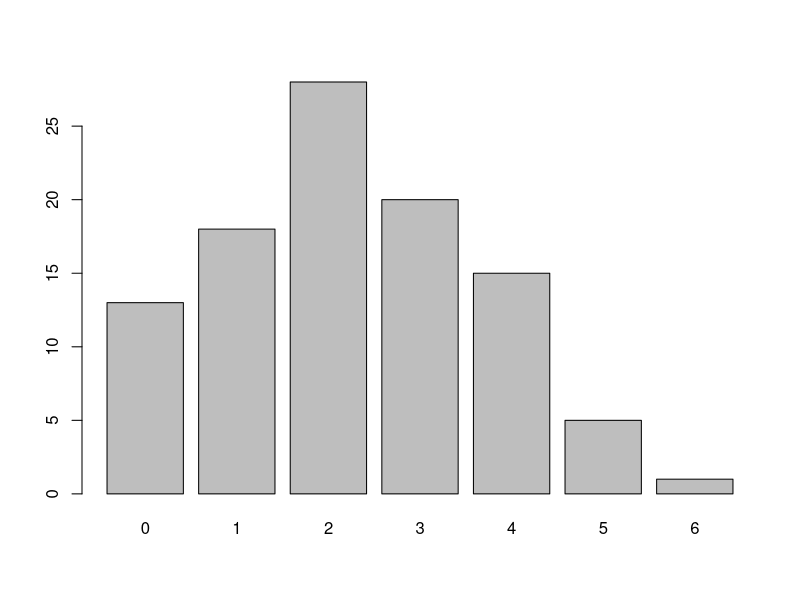
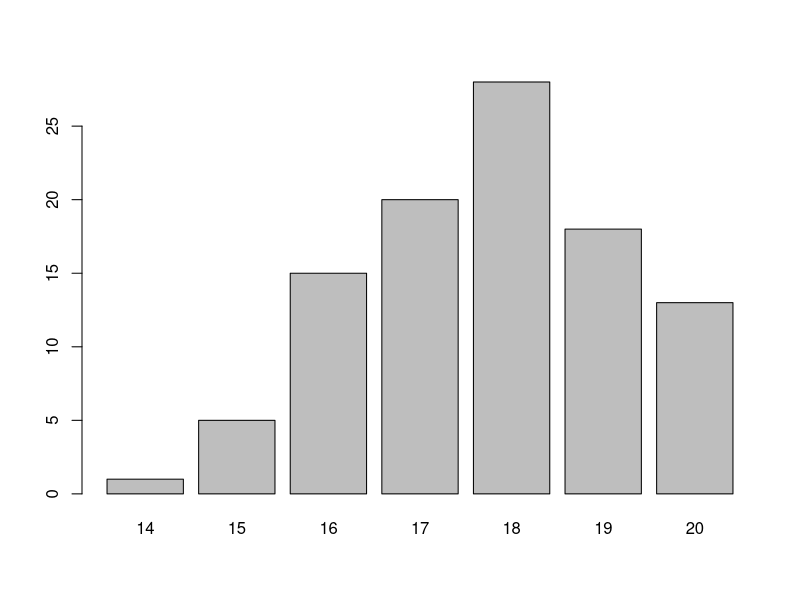
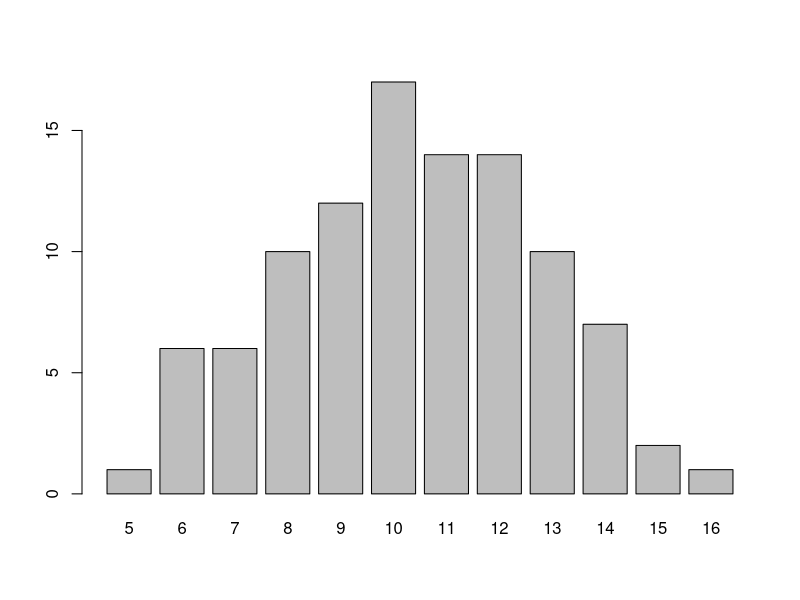

Generate these figures, in order, with R:
## ---- chunk 1
knitr::opts_chunk$set(echo = TRUE)
## ---- chunk 2
choose(n = 10, k = 7) * 0.25^7 * (1 - 0.25)^(10-7)
## ---- chunk 3
dbinom(x = 7, size = 10, prob = 0.25)
## ---- chunk 4
# Una opción 
sum(dbinom(x = 3:10, size = 10, prob = 0.25))

# Otra opción 
1 - sum(dbinom(x = 0:2, size = 10, prob = 0.25))

# Otra opción
1 - pbinom(q = 2, size = 10, prob = 0.25)
## ---- chunk 5
pbinom(q = 5, size = 10, prob = 0.25, lower.tail = TRUE)
## ---- chunk 6
n <- 10
p <- 0.25

n * p
## ---- chunk 7
q <- 1 - p

n * p * q
## ---- chunk 8
library(tidyverse)
set.seed(2021)
rbinom(n = 100, size = 20, prob = 0.1) %>% 
  table() %>% 
  barplot()
## ---- chunk 9
set.seed(2021)
rbinom(n = 100, size = 20, prob = 0.9) %>% 
  table() %>% 
  barplot()
## ---- chunk 10
set.seed(2021)
rbinom(n = 100, size = 20, prob = 0.5) %>% 
  table() %>% 
  barplot()
